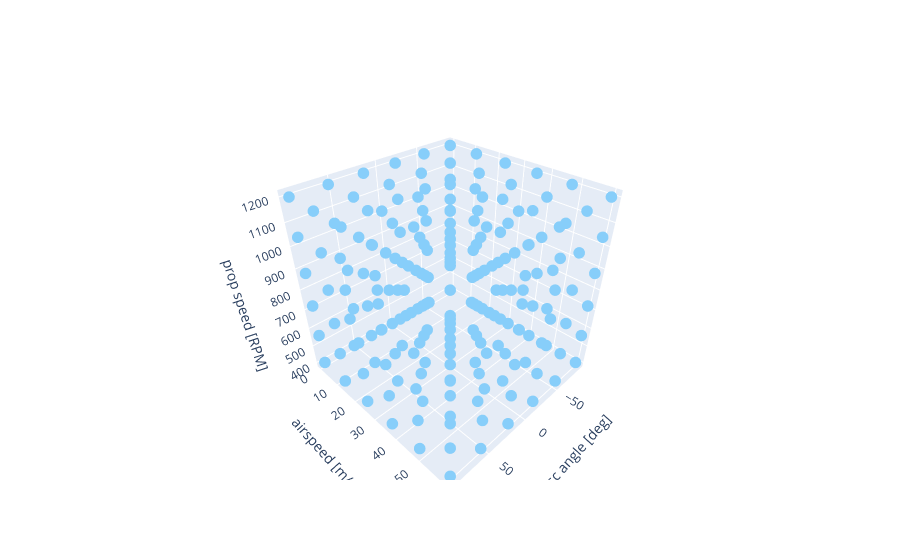

Notebook cell for this chart:
### Markdown cell above
**now we can plot the inputs, just to see what we have achieved**

### Code cell
fig = go.Figure(
    data=[
        go.Scatter3d(
            x=lf_independent[:, 0],
            y=lf_independent[:, 1],
            z=lf_independent[:, 2],
            mode="markers",
            marker=dict(color="LightSkyBlue", size=4),
        )
    ]
)

fig.update_layout(
    scene=dict(
        xaxis_title="disc angle [deg]",
        yaxis_title="airspeed [m/s]",
        zaxis_title="prop speed [RPM]",
    ),
)

fig.show()

### Figure 1 — Plotly figure (JSON) as saved in the notebook; plotly's stock layout.template omitted (floating-point values rounded to 4 significant figures; data arrays with more than 128 entries replaced by an {"elided": "..."} marker saying what was removed)
{"data": [{"marker": {"color": "LightSkyBlue", "size": 4}, "mode": "markers", "type": "scatter3d", "x": {"elided": "216 float values"}, "y": {"elided": "216 float values"}, "z": {"elided": "216 int values"}}], "layout": {"scene": {"xaxis": {"title": {"text": "disc angle [deg]"}}, "yaxis": {"title": {"text": "airspeed [m/s]"}}, "zaxis": {"title": {"text": "prop speed [RPM]"}}}}}
